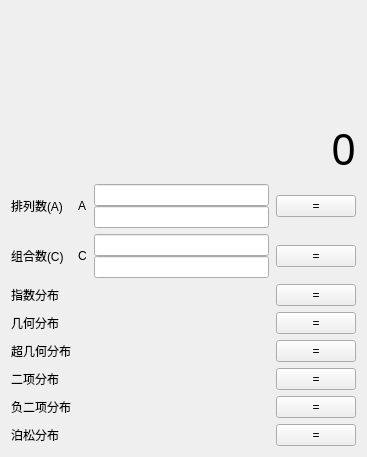
<?xml version="1.0" encoding="UTF-8"?>
<ui version="4.0">
 <class>ProStaCalPage</class>
 <widget class="QWidget" name="ProStaCalPage">
  <property name="geometry">
   <rect>
    <x>0</x>
    <y>0</y>
    <width>367</width>
    <height>457</height>
   </rect>
  </property>
  <property name="focusPolicy">
   <enum>Qt::ClickFocus</enum>
  </property>
  <property name="windowTitle">
   <string>Form</string>
  </property>
  <layout class="QVBoxLayout" name="verticalLayout">
   <item>
    <widget class="QWidget" name="ProStaDisplayWidget" native="true">
     <property name="maximumSize">
      <size>
       <width>16777215</width>
       <height>180</height>
      </size>
     </property>
     <property name="mouseTracking">
      <bool>true</bool>
     </property>
     <property name="styleSheet">
      <string notr="true">background-color: rgba(255, 255, 255,0);</string>
     </property>
     <layout class="QVBoxLayout" name="verticalLayout_7">
      <property name="leftMargin">
       <number>0</number>
      </property>
      <property name="topMargin">
       <number>0</number>
      </property>
      <property name="rightMargin">
       <number>0</number>
      </property>
      <property name="bottomMargin">
       <number>0</number>
      </property>
      <item>
       <layout class="QVBoxLayout" name="ProStaDisplayVLayout" stretch="4,0">
        <property name="spacing">
         <number>0</number>
        </property>
        <item>
         <widget class="QLabel" name="ProStaDisplayHis">
          <property name="sizePolicy">
           <sizepolicy hsizetype="Preferred" vsizetype="Preferred">
            <horstretch>0</horstretch>
            <verstretch>0</verstretch>
           </sizepolicy>
          </property>
          <property name="font">
           <font>
            <family>等线</family>
            <pointsize>9</pointsize>
            <stylestrategy>PreferAntialias</stylestrategy>
           </font>
          </property>
          <property name="mouseTracking">
           <bool>true</bool>
          </property>
          <property name="text">
           <string/>
          </property>
          <property name="alignment">
           <set>Qt::AlignBottom|Qt::AlignRight|Qt::AlignTrailing</set>
          </property>
          <property name="margin">
           <number>5</number>
          </property>
         </widget>
        </item>
        <item>
         <widget class="QLabel" name="ProStaDisplayCur">
          <property name="sizePolicy">
           <sizepolicy hsizetype="Preferred" vsizetype="Preferred">
            <horstretch>0</horstretch>
            <verstretch>0</verstretch>
           </sizepolicy>
          </property>
          <property name="font">
           <font>
            <family>微软雅黑</family>
            <pointsize>32</pointsize>
            <weight>50</weight>
            <bold>false</bold>
            <stylestrategy>PreferDefault</stylestrategy>
           </font>
          </property>
          <property name="mouseTracking">
           <bool>true</bool>
          </property>
          <property name="text">
           <string>0</string>
          </property>
          <property name="alignment">
           <set>Qt::AlignRight|Qt::AlignTrailing|Qt::AlignVCenter</set>
          </property>
          <property name="margin">
           <number>5</number>
          </property>
         </widget>
        </item>
       </layout>
      </item>
     </layout>
    </widget>
   </item>
   <item>
    <layout class="QGridLayout" name="ProStaInputLayout">
     <property name="rightMargin">
      <number>0</number>
     </property>
     <property name="horizontalSpacing">
      <number>7</number>
     </property>
     <item row="1" column="1">
      <widget class="QLabel" name="label_2">
       <property name="text">
        <string>A</string>
       </property>
      </widget>
     </item>
     <item row="3" column="0">
      <widget class="QLabel" name="label_5">
       <property name="text">
        <string>指数分布</string>
       </property>
      </widget>
     </item>
     <item row="2" column="2">
      <layout class="QVBoxLayout" name="verticalLayout_3">
       <item>
        <widget class="QLineEdit" name="lineEdit_4"/>
       </item>
       <item>
        <widget class="QLineEdit" name="lineEdit_3"/>
       </item>
      </layout>
     </item>
     <item row="4" column="0">
      <widget class="QLabel" name="label_6">
       <property name="text">
        <string>几何分布</string>
       </property>
      </widget>
     </item>
     <item row="1" column="0">
      <widget class="QLabel" name="label">
       <property name="text">
        <string>排列数(A)</string>
       </property>
      </widget>
     </item>
     <item row="1" column="2">
      <layout class="QVBoxLayout" name="verticalLayout_2">
       <item>
        <widget class="QLineEdit" name="lineEdit_2"/>
       </item>
       <item>
        <widget class="QLineEdit" name="lineEdit"/>
       </item>
      </layout>
     </item>
     <item row="2" column="1">
      <widget class="QLabel" name="label_4">
       <property name="text">
        <string>C</string>
       </property>
      </widget>
     </item>
     <item row="2" column="0">
      <widget class="QLabel" name="label_3">
       <property name="text">
        <string>组合数(C)</string>
       </property>
      </widget>
     </item>
     <item row="2" column="3">
      <widget class="QPushButton" name="pushButton_2">
       <property name="text">
        <string>=</string>
       </property>
      </widget>
     </item>
     <item row="5" column="0">
      <widget class="QLabel" name="label_7">
       <property name="text">
        <string>超几何分布</string>
       </property>
      </widget>
     </item>
     <item row="1" column="3">
      <widget class="QPushButton" name="pushButton">
       <property name="text">
        <string>=</string>
       </property>
      </widget>
     </item>
     <item row="7" column="0">
      <widget class="QLabel" name="label_9">
       <property name="text">
        <string>负二项分布</string>
       </property>
      </widget>
     </item>
     <item row="6" column="0">
      <widget class="QLabel" name="label_8">
       <property name="text">
        <string>二项分布</string>
       </property>
      </widget>
     </item>
     <item row="8" column="0">
      <widget class="QLabel" name="label_10">
       <property name="text">
        <string>泊松分布</string>
       </property>
      </widget>
     </item>
     <item row="3" column="3">
      <widget class="QPushButton" name="pushButton_3">
       <property name="text">
        <string>=</string>
       </property>
      </widget>
     </item>
     <item row="4" column="3">
      <widget class="QPushButton" name="pushButton_4">
       <property name="text">
        <string>=</string>
       </property>
      </widget>
     </item>
     <item row="5" column="3">
      <widget class="QPushButton" name="pushButton_5">
       <property name="text">
        <string>=</string>
       </property>
      </widget>
     </item>
     <item row="6" column="3">
      <widget class="QPushButton" name="pushButton_6">
       <property name="text">
        <string>=</string>
       </property>
      </widget>
     </item>
     <item row="7" column="3">
      <widget class="QPushButton" name="pushButton_7">
       <property name="text">
        <string>=</string>
       </property>
      </widget>
     </item>
     <item row="8" column="3">
      <widget class="QPushButton" name="pushButton_8">
       <property name="text">
        <string>=</string>
       </property>
      </widget>
     </item>
    </layout>
   </item>
  </layout>
 </widget>
 <resources/>
 <connections/>
</ui>
